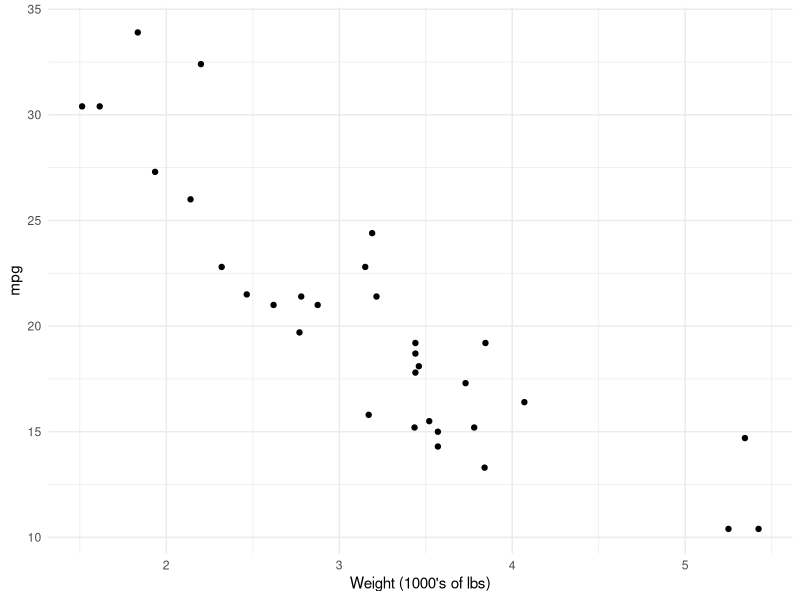
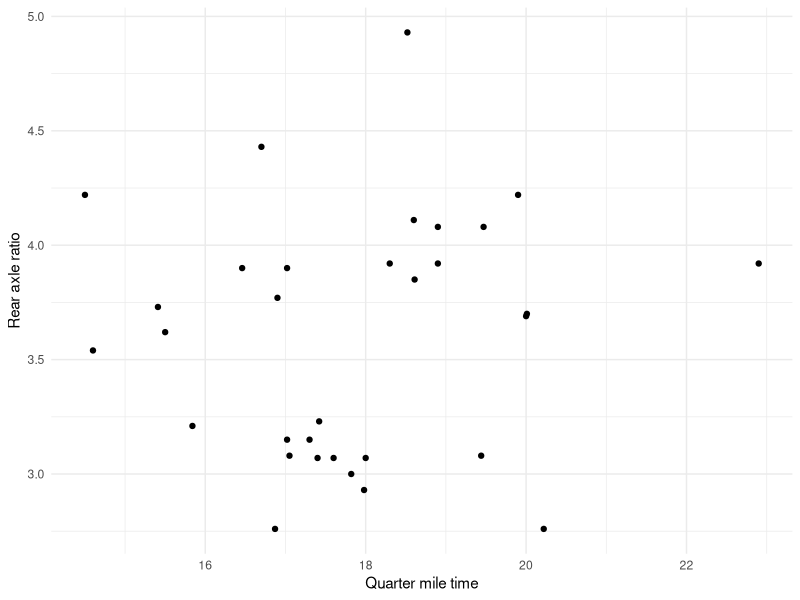
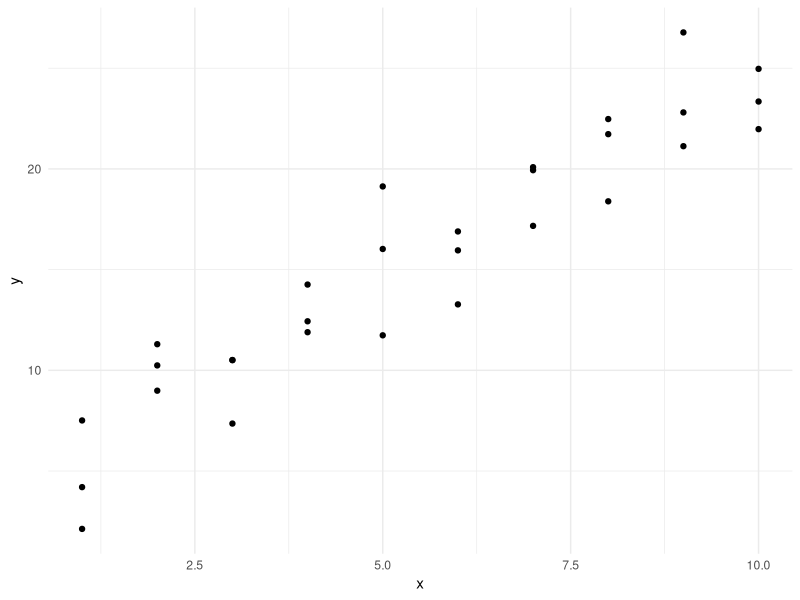
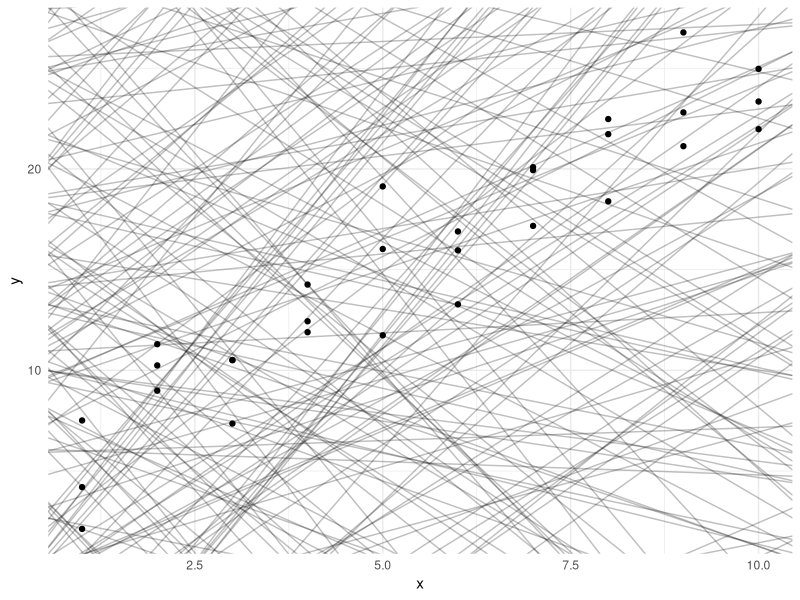
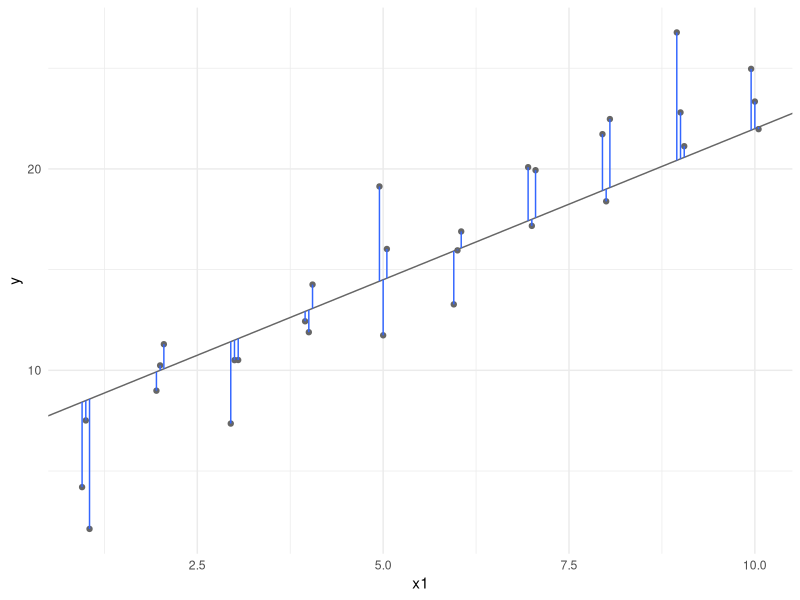
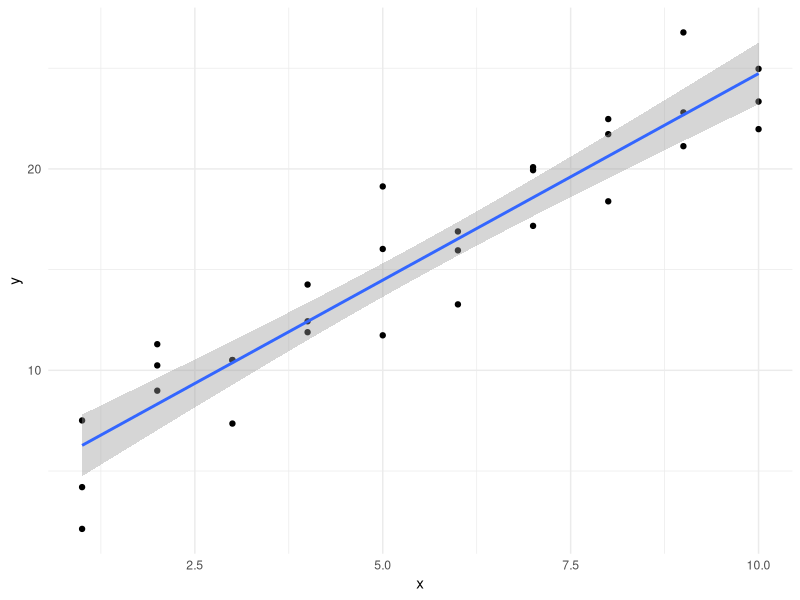

Recreate these plots in R, in order. (Note: this script raises an error after producing the figures.)
## ---- chunk 1
library(tidyverse)
library(broom)
set.seed(1234)

theme_set(theme_minimal())
## ---- chunk 2
ggplot(mtcars, aes(wt, mpg)) +
  geom_point() +
  labs(x = "Weight (1000's of lbs)")
## ---- chunk 3
ggplot(mtcars, aes(qsec, drat)) + 
  geom_point() +
  labs(x = "Quarter mile time",
       y = "Rear axle ratio")
## ---- chunk 4
ggplot(modelr::sim1, aes(x, y)) + 
  geom_point()
## ---- chunk 5
models <- tibble(
  a1 = runif(250, -20, 40),
  a2 = runif(250, -5, 5)
)

ggplot(modelr::sim1, aes(x, y)) + 
  geom_abline(aes(intercept = a1, slope = a2), data = models, alpha = 1/4) +
  geom_point()
## ---- chunk 6
dist1 <- modelr::sim1 %>% 
  mutate(
    dodge = rep(c(-1, 0, 1) / 20, 10),
    x1 = x + dodge,
    pred = 7 + x1 * 1.5
  )

ggplot(dist1, aes(x1, y)) + 
  geom_abline(intercept = 7, slope = 1.5, color = "grey40") +
  geom_point(color = "grey40") +
  geom_linerange(aes(ymin = y, ymax = pred), color = "#3366FF")
## ---- chunk 7
ggplot(modelr::sim1, aes(x, y)) +
  geom_point() +
  geom_smooth(method = "lm")
## ---- chunk 8
(gapminder_europe <- filter(gapminder, continent == "Europe"))
## ---- chunk 9
(mod_europe <- lm(lifeExp ~ year, data = gapminder_europe))
## ---- chunk 10
(mod_europe <- lm(lifeExp ~ I(year - 1952), data = gapminder_europe))
## ---- chunk 11
class(mod_europe)
is.list(mod_europe)
## ---- chunk 12
str(mod_europe)
## ---- chunk 13
names(mod_europe)
## ---- chunk 14
summary(mod_europe)
## ---- chunk 15
names(summary(mod_europe))
## ---- chunk 16
predict(mod_europe)
## ---- chunk 17
predict(mod_europe, interval = "confidence") # can abbreviate to "conf"
## ---- chunk 18
new_data_france <- tibble(year = c(1955, 1964, 1971, 1998, 2000, 2006))
predict(mod_europe, newdata = new_data_france, interval = TRUE)
## ---- chunk 19
resid(mod_europe)
## ---- chunk 20
augment(mod_europe, data = gapminder_europe)
## ---- chunk 21
augment(mod_europe, data = gapminder_europe) %>% 
  ggplot(aes(x = .resid)) +
  geom_histogram() +
  theme_minimal() +
  xlab("Model residuals") +
  ylab("Count")
## ---- chunk 22
augment(mod_europe, data = gapminder_europe) %>% 
  ggplot(aes(x = year, y = .resid)) +
  geom_point() +
  theme_minimal() +
  xlab("Year") +
  ylab("Model residuals")
## ---- chunk 23
coef(mod_europe)
## ---- chunk 24
summary(mod_europe)
## ---- chunk 25
confint(mod_europe)
## ---- chunk 26
tidy(mod_europe, conf.int = TRUE)
## ---- chunk 27
glance(mod_europe)
## ---- chunk 28
anova(mod_europe)
## ---- chunk 29
(mod_europe_country <- lm(lifeExp ~ country, data = gapminder_europe))
## ---- chunk 30
(mod_europe_gdp <- lm(lifeExp ~ year + gdpPercap, data = gapminder_europe))
## ---- chunk 31
(mod_europe_lgdp <- lm(lifeExp ~ year + log(gdpPercap), data = gapminder_europe))
## ---- chunk 32
(mod_europe_yrsq <- lm(lifeExp ~ year + I(year^2), data = gapminder_europe))
## ---- chunk 33
(mod_europe_interaction <- lm(lifeExp ~ year * log(gdpPercap), data = gapminder_europe))
## ---- chunk 34
anova(mod_europe, mod_europe_yrsq)
